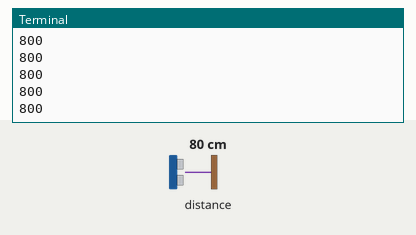
Simulated run of this program. Board: Raspberry Pi (BCM pin numbers). Parts: the last lines printed to the terminal. The inputs (shaded band) are chosen by the test bench; at power-on: distance to the obstacle 80 cm.

Above: at 1.3 s.
1.4 s: distance to the obstacle set to 2 cm
At 2.5 s:
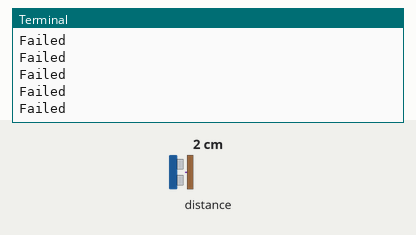
2.9 s: distance to the obstacle set to 4 cm
At 4.0 s:
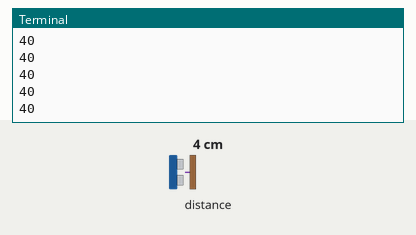

The program:

distance_library.py
```python
# Distance Sensing Abstraction Library

import smbus
import sys
import time

class distance(object):
	""" An all-powerful distance sensor controller"""

	VL53L0X_REG_IDENTIFICATION_MODEL_ID             = 0xc0
	VL53L0X_REG_IDENTIFICATION_REVISION_ID          = 0xc2
	VL53L0X_REG_PRE_RANGE_CONFIG_VCSEL_PERIOD       = 0x50
	VL53L0X_REG_FINAL_RANGE_CONFIG_VCSEL_PERIOD     = 0x70
	VL53L0X_REG_SYSRANGE_START                      = 0x00

	VL53L0X_REG_RESULT_INTERRUPT_STATUS             = 0x13
	VL53L0X_REG_RESULT_RANGE_STATUS                 = 0x14

	address = 0x29

	bus = smbus.SMBus(1)

	def bswap(self, val):
    		return struct.unpack('<H', struct.pack('>H', val))[0]
	def mread_word_data(self, adr, reg):
    		return bswap(distance.bus.read_word_data(adr, reg))
	def mwrite_word_data(self, adr, reg, data):
    		return distance.bus.write_word_data(adr, reg, distance.bswap(data))
	def makeuint16(self, lsb, msb):
    		return ((msb & 0xFF) << 8)  | (lsb & 0xFF)

	@staticmethod
	def VL53L0X_decode_vcsel_period(vcsel_period_reg):
		# Converts the encoded VCSEL period register value into the real
		# period in PLL clocks
		vcsel_period_pclks = (vcsel_period_reg + 1) << 1;
		return vcsel_period_pclks;

	def get_revision_ID(self):
		ID = distance.bus.read_byte_data(distance.address, distance.VL53L0X_REG_IDENTIFICATION_REVISION_ID)
		return hex(ID)

	def get_device_ID(self):
		ID = distance.bus.read_byte_data(distance.address, distance.VL53L0X_REG_IDENTIFICATION_MODEL_ID)
		return hex(ID)

	def get_prerange_config_vcsel_period(self):
		period = distance.bus.read_byte_data(distance.address, distance.VL53L0X_REG_PRE_RANGE_CONFIG_VCSEL_PERIOD)
		output = "Pre range config vcsel period: " + str(hex(period)) + " decode: " + str(distance.VL53L0X_decode_vcsel_period(period))
		return output

	def get_finalrange_config_vcsel_period(self):
		period = distance.bus.read_byte_data(distance.address, distance.VL53L0X_REG_FINAL_RANGE_CONFIG_VCSEL_PERIOD)
		output = "Final range config vcsel period: " + str(hex(period)) + " decode: " + str(distance.VL53L0X_decode_vcsel_period(period))
		return output

	def set_sysrange_start(self):
		sysrange = distance.bus.write_byte_data(distance.address, distance.VL53L0X_REG_SYSRANGE_START, 0x01)
		return "done sysrange"

	def get_ready_status(self):
		cnt = 0
		while (cnt < 100):
			time.sleep(0.10)
			range_status = distance.bus.read_byte_data(distance.address, distance.VL53L0X_REG_RESULT_RANGE_STATUS)
			if (range_status & 0x01):
				break
			cnt += 1
		if (range_status & 0x01):
			return "ready"
		else:
			return "not ready"

	def get_distance(self):
		data = distance.bus.read_i2c_block_data(distance.address, 0x14, 12)
		output = int(distance.makeuint16(self, data[11], data[10]))
		return output

d = distance()
print d.get_revision_ID()
print d.get_device_ID()
print d.get_prerange_config_vcsel_period()
print d.get_finalrange_config_vcsel_period()
print d.get_ready_status()
while True:
#	time.sleep(0.2)
	d.set_sysrange_start()
	val = d.get_distance()
	if val == 20:
		print "Failed"
	else:
		print val
```

Measured:
- after the input at 1.4 s, the terminal: prints a new line at once (image 1)
- after the input at 2.9 s, the terminal: prints a new line at once (image 2)
